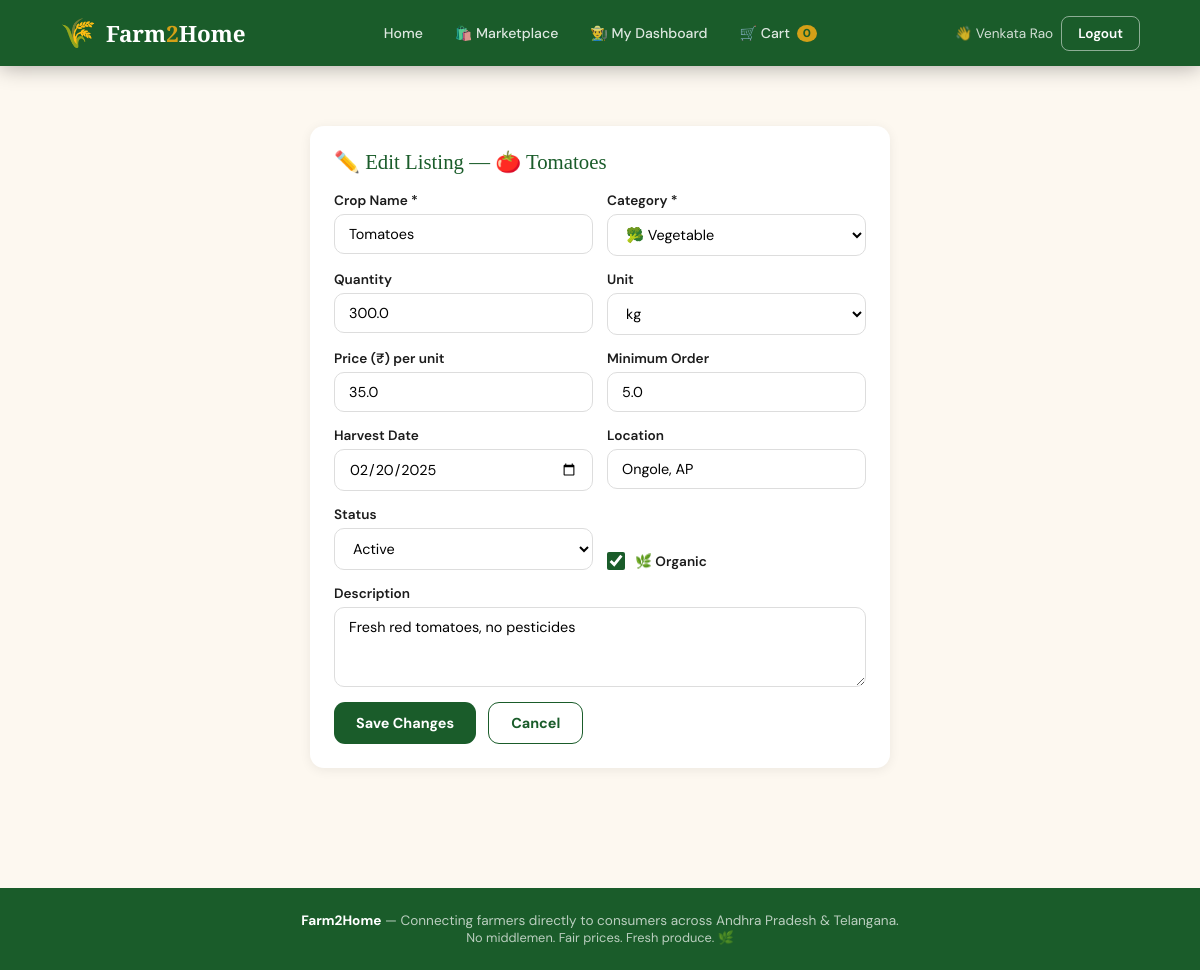
The app's page /farmer/crop/edit/1 (signed in) with its own data.
### tables this page shows
CREATE TABLE crops (
        id INTEGER PRIMARY KEY AUTOINCREMENT,
        farmer_id INTEGER NOT NULL,
        name TEXT NOT NULL,
        category TEXT NOT NULL,
        quantity REAL NOT NULL,
        price REAL NOT NULL,
        unit TEXT DEFAULT 'kg',
        harvest_date TEXT,
        location TEXT,
        description TEXT,
        is_organic INTEGER DEFAULT 0,
        min_order REAL DEFAULT 1,
        status TEXT DEFAULT 'active',  -- active, sold_out
        emoji TEXT DEFAULT '🌾',
        created_at TEXT DEFAULT CURRENT_TIMESTAMP,
        FOREIGN KEY (farmer_id) REFERENCES users(id)
    );

### app.py (the view, shortened to what this page needs)
@app.route('/farmer/crop/edit/<int:crop_id>', methods=['GET','POST'])
@farmer_required
def edit_crop(crop_id):
    conn = get_db()
    crop = conn.execute("SELECT * FROM crops WHERE id=? AND farmer_id=?",
                        (crop_id, session['user_id'])).fetchone()
    if not crop:
        flash('Crop not found.', 'danger')
        return redirect(url_for('farmer_dashboard'))
    conn.close()
    return render_template('edit_crop.html', crop=crop)

### app.py (called while the page is built)
def get_db():
    conn = sqlite3.connect(DB_PATH)
    conn.row_factory = sqlite3.Row
    return conn

def farmer_required(f):
    @wraps(f)
    def decorated(*args, **kwargs):
        if 'user_id' not in session:
            return redirect(url_for('login'))
        if session.get('role') != 'farmer':
            flash('This page is for farmers only.', 'danger')
            return redirect(url_for('index'))
        return f(*args, **kwargs)
    return decorated

### templates/edit_crop.html (shortened to what this page needs)
{% extends 'base.html' %}
{% block content %}
<section class="section" style="max-width:700px;margin:0 auto;">
  <div class="card">
    <div class="card-title">✏️ Edit Listing — {{ crop.emoji }} {{ crop.name }}</div>
    <form method="post" action="{{ url_for('edit_crop', crop_id=crop.id) }}">
      <div class="form-row">
        <div class="form-group">
          <label>Crop Name *</label>
          <input type="text" name="name" value="{{ crop.name }}" required/>
        </div>
        <div class="form-group">
          <label>Category *</label>
          <select name="category" required>
            <option value="vegetable" {% if crop.category=='vegetable' %}selected{% endif %}>🥦 Vegetable</option>
          </select>
        </div>
      </div>
      <div class="form-row">
        <div class="form-group">
          <label>Quantity</label>
          <input type="number" name="quantity" value="{{ crop.quantity }}" step="any"/>
        </div>
        <div class="form-group">
          <label>Unit</label>
          <select name="unit">
            <option value="kg" {% if crop.unit=='kg' %}selected{% endif %}>kg</option>
          </select>
        </div>
      </div>
      <div class="form-row">
        <div class="form-group">
          <label>Price (₹) per unit</label>
          <input type="number" name="price" value="{{ crop.price }}" step="any"/>
        </div>
        <div class="form-group">
          <label>Minimum Order</label>
          <input type="number" name="min_order" value="{{ crop.min_order }}" min="1"/>
        </div>
      </div>
      <div class="form-row">
        <div class="form-group">
          <label>Harvest Date</label>
          <input type="date" name="harvest_date" value="{{ crop.harvest_date }}"/>
        </div>
        <div class="form-group">
          <label>Location</label>
          <input type="text" name="location" value="{{ crop.location }}"/>
        </div>
      </div>
      <div class="form-row">
        <div class="form-group">
          <label>Status</label>
          <select name="status">
            <option value="active" {% if crop.status=='active' %}selected{% endif %}>Active</option>
          </select>
        </div>
        <div class="form-group" style="justify-content:flex-end;">
          <label style="display:flex;align-items:center;gap:10px;cursor:pointer;margin-top:28px;">
            <input type="checkbox" name="is_organic" style="width:18px;height:18px;accent-color:var(--green);"
                   {% if crop.is_organic %}checked{% endif %}/>
            <span>🌿 Organic</span>
          </label>
        </div>
      </div>
      <div class="form-group">
        <label>Description</label>
        <textarea name="description">{{ crop.description }}</textarea>
      </div>
      <div style="display:flex;gap:12px;margin-top:8px;">
        <button type="submit" class="btn btn-green">Save Changes</button>
        <a href="{{ url_for('farmer_dashboard') }}" class="btn btn-outline">Cancel</a>
      </div>
    </form>
  </div>
</section>
{% endblock %}

### templates/base.html (style rules this page uses)
:root { --green:#1a5c2a;--green-light:#2d8a45;--green-pale:#e8f5ec; --earth:#7a4f2d;--cream:#fdf8f0;--gold:#d4a017;--red:#c0392b; --text:#1c1c1c;--muted:#666;--white:#fff; --radius:14px;--shadow:0 8px 32px rgba(0,0,0,.12); }
* { margin:0;padding:0;box-sizing:border-box; }
body { font-family:'DM Sans',sans-serif;background:var(--cream);color:var(--text); }
a { text-decoration:none;color:inherit; }
.btn { display:inline-block;padding:11px 22px;border-radius:11px;border:none;cursor:pointer;font-family:'DM Sans',sans-serif;font-weight:700;font-size:.9rem;transition:.2s; }
.btn-green { background:var(--green);color:#fff; }
.btn-outline { background:transparent;border:1.5px solid var(--green);color:var(--green); }
.form-group { display:flex;flex-direction:column;gap:5px;margin-bottom:15px; }
.form-group label { font-size:.85rem;font-weight:600;color:var(--text); }
.form-group input,.form-group select,.form-group textarea { padding:10px 14px;border:1.5px solid #ddd;border-radius:10px; font-family:'DM Sans',sans-serif;font-size:.9rem;outline:none;transition:.2s;background:#fff; }
.form-group textarea { resize:vertical;min-height:80px; }
.form-row { display:grid;grid-template-columns:1fr 1fr;gap:14px; }
.card { background:#fff;border-radius:var(--radius);box-shadow:0 2px 12px rgba(0,0,0,.07);padding:24px; }
.card-title { font-family:'Playfair Display',serif;font-size:1.3rem;color:var(--green);margin-bottom:18px; }
.section { padding:60px 5%; }

### records on screen
crops: emoji "🍅", name "Tomatoes", category "🥦 Vegetable", quantity "300.0", unit "kg", price "35.0", min_order "5.0", harvest_date "02/20/2025", location "Ongole, AP", status "Active", is_organic "☑", description "Fresh red tomatoes, no pesticides"

### other values on screen
{{ session.name }} "Venkata Rao"
